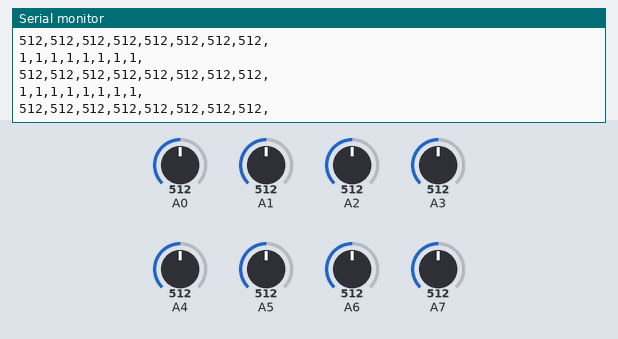
This sketch was run on a simulated Arduino Uno, built with avr-gcc and run on an emulated ATmega328P. On the bench: the last lines printed to the serial monitor. Inputs (shaded band) come from the test bench; at power-on: A0 = 512, A1 = 512, A2 = 512, A3 = 512, A4 = 512, A5 = 512, A6 = 512, A7 = 512.

Above: at 1.2 s.
1.3 s: A0 set to 106
At 1.8 s:
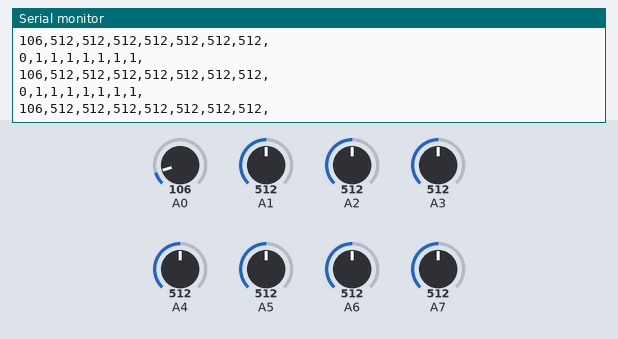
4.3 s: A0 set to 92
At 5.2 s:
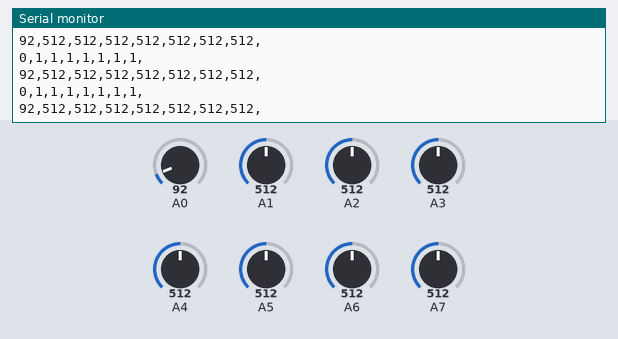
7.3 s: A1 set to 107
At 8.2 s:
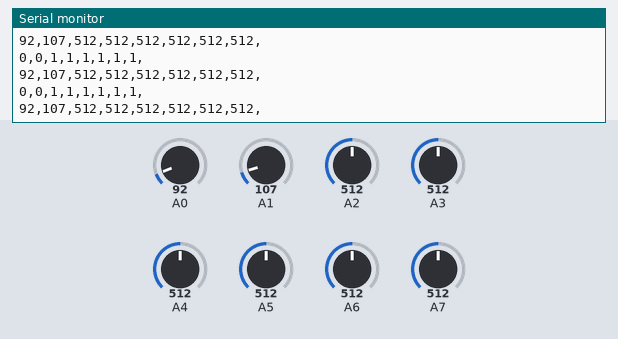
8.8 s: A1 set to 90
At 9.3 s:
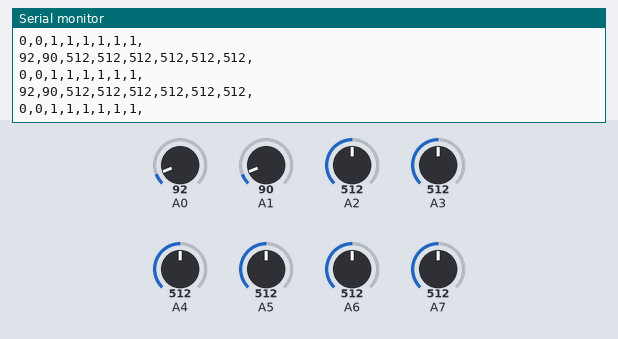
13.3 s: A2 set to 111
At 13.8 s:
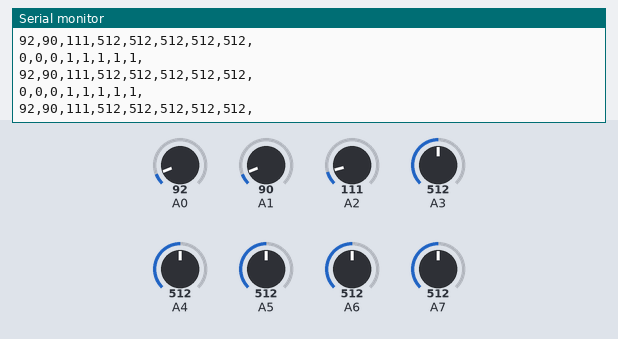
16.3 s: A2 set to 88
At 17.0 s:
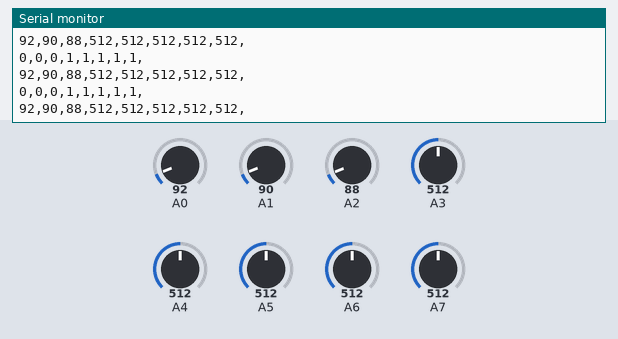
Timing chart, 0 to 18.8 s (numbered marks = the images above; inputs shaded):
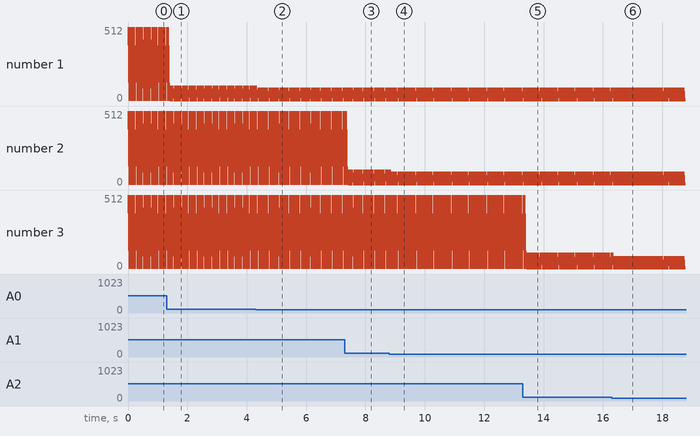

Measured:
- after the input at 1.3 s, the serial monitor: prints a new line after 0.11 s (image 1)
- after the input at 4.3 s, the serial monitor: prints a new line after 0.08 s (image 2)
- after the input at 7.3 s, the serial monitor: prints a new line after 0.10 s (image 3)
- after the input at 8.8 s, the serial monitor: prints a new line after 0.09 s (image 4)
- after the input at 13.3 s, the serial monitor: prints a new line after 0.11 s (image 5)
- after the input at 16.3 s, the serial monitor: prints a new line after 0.08 s (image 6)
- plotted number 1: 512 → 106 after the input at 1.3 s, 106 → 92 after the input at 4.3 s
- plotted number 2: 512 → 107 after the input at 7.3 s

The sketch:

sensorTestingCode.ino
```cpp
#ifndef cbi
#define cbi(sfr, bit) (_SFR_BYTE(sfr) &= ~_BV(bit))
#endif
#ifndef sbi
#define sbi(sfr, bit) (_SFR_BYTE(sfr) |= _BV(bit))
#endif


int sensorValue[8], sensorArray[8];

void setup() {

  sbi(ADCSRA, ADPS2);
  cbi(ADCSRA, ADPS1);
  cbi(ADCSRA, ADPS0);

  Serial.begin(9600);
}

void readLine() {

  for (int i = 0; i < 8; i++) {
    sensorValue[i] = analogRead(i);
    sensorArray[i] = sensorValue[i] > 500;

  }
}

void loop() {

  while (1) {
    readLine();
    for(int i=0;i<8;i++){
      Serial.print(sensorValue[i]);
      Serial.print(",");
    }
    Serial.println("");
    for(int i=0;i<8;i++){
      Serial.print(sensorArray[i]);
      Serial.print(",");
    }
    Serial.println("");
  }
}
```
